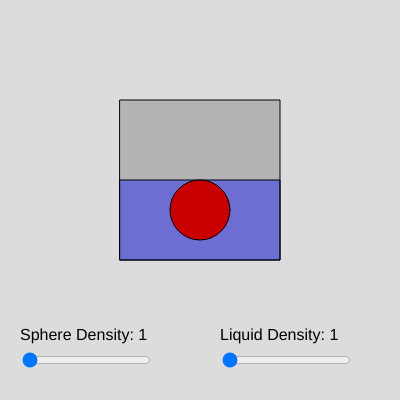
Frame 1 (no input)
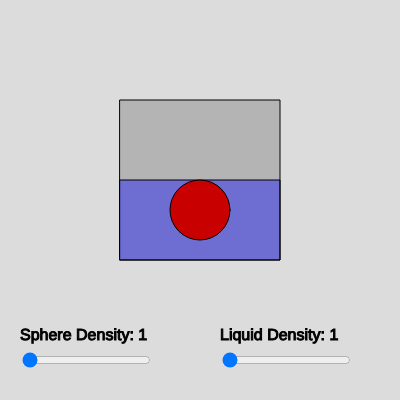
Frame 60 (no input)
Frame 120 (the mouse pressed at the canvas centre since frame 60): identical to frame 60, image omitted

The p5.js sketch that drew these frames (run headless with seeded random() and noise() and a simulated clock; from frame 60 on, the mouse is pressed at the canvas centre):

// p5.js sketch
// ── sketch.js
 let sphereDensitySlider, liquidDensitySlider;
let sphereRadius = 30; // 3 cm radius in pixels
let cubeSide = 160;    // 8 cm side length of the cube in pixels
let waterHeight = 80;  // 4 cm water height in pixels

function setup() {
  createCanvas(400, 400);
  
  // Use the default font, no need to load any external font
  textFont('Helvetica');
  
  // Create sliders for adjusting density of the sphere and liquid
  sphereDensitySlider = createSlider(1, 3, 1, 0.1);
  sphereDensitySlider.position(20, 350);
  liquidDensitySlider = createSlider(1, 3, 1, 0.1);
  liquidDensitySlider.position(220, 350);
}

function draw() {
  background(220);
  
  // Get density values from the sliders
  let sphereDensity = sphereDensitySlider.value();
  let liquidDensity = liquidDensitySlider.value();
  
  // Display slider values
  textSize(16);
  fill(0);
  text("Sphere Density: " + sphereDensity, 20, 340);
  text("Liquid Density: " + liquidDensity, 220, 340);
  
  // Draw the cube (tank)
  fill(180);
  stroke(0);
  rect(120, 100, cubeSide, cubeSide);
  
  // Draw the water
  fill(0, 0, 255, 100);
  rect(120, 100 + cubeSide - waterHeight, cubeSide, waterHeight);
  
  // Calculate if the sphere is floating or sinking
  let sphereY = 100 + (cubeSide - waterHeight);
  
  if (sphereDensity > liquidDensity) {
    // Sphere sinks (touches the bottom of the tank)
    sphereY = 100 + cubeSide - sphereRadius;
  } else {
    // Sphere floats (partially submerged)
    let submergedDepth = map(sphereDensity / liquidDensity, 1, 0, 0, sphereRadius * 2);
    sphereY = 100 + (cubeSide - waterHeight) + (sphereRadius - submergedDepth / 2);
  }
  
  // Draw the sphere
  fill(200, 0, 0);
  ellipse(200, sphereY, sphereRadius * 2, sphereRadius * 2);
}
